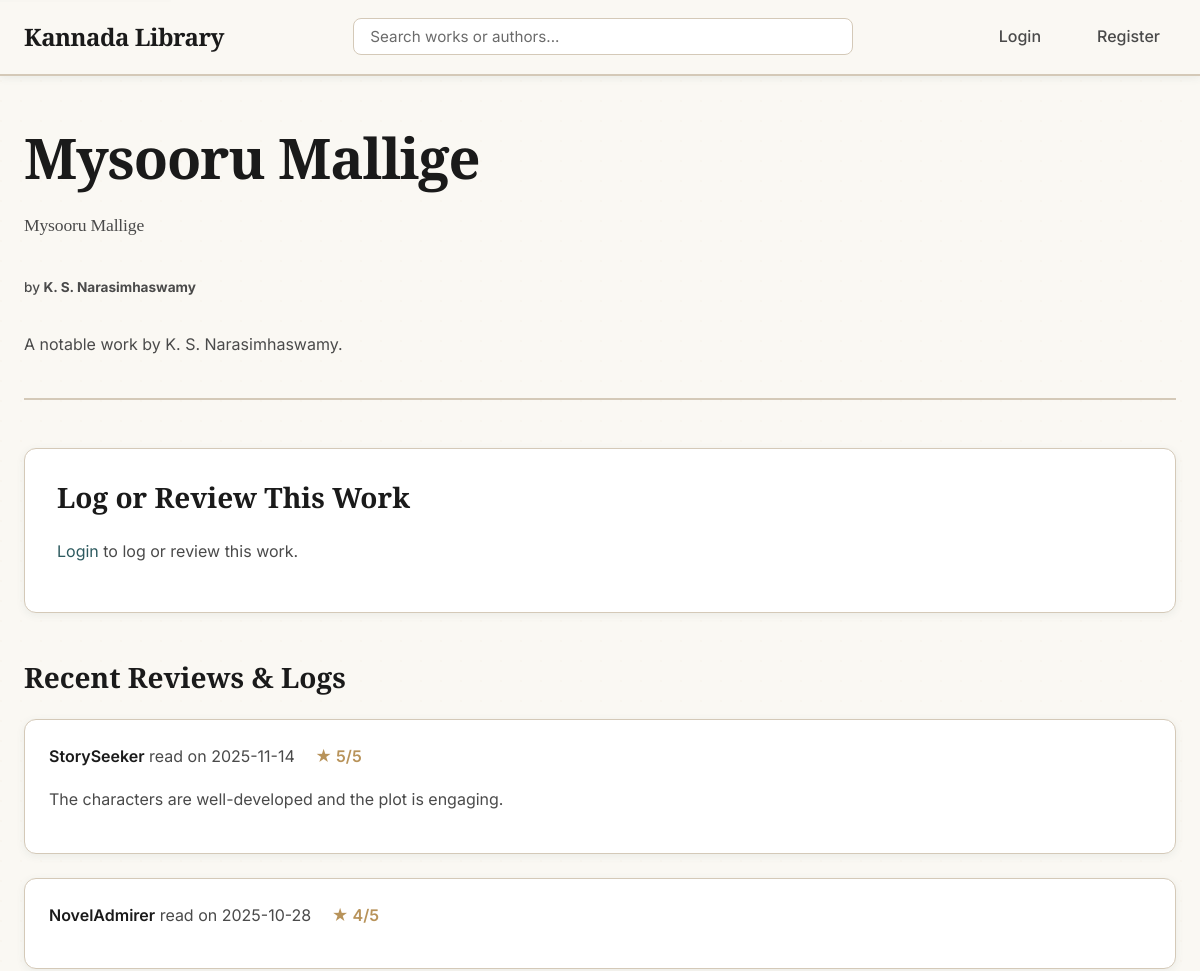
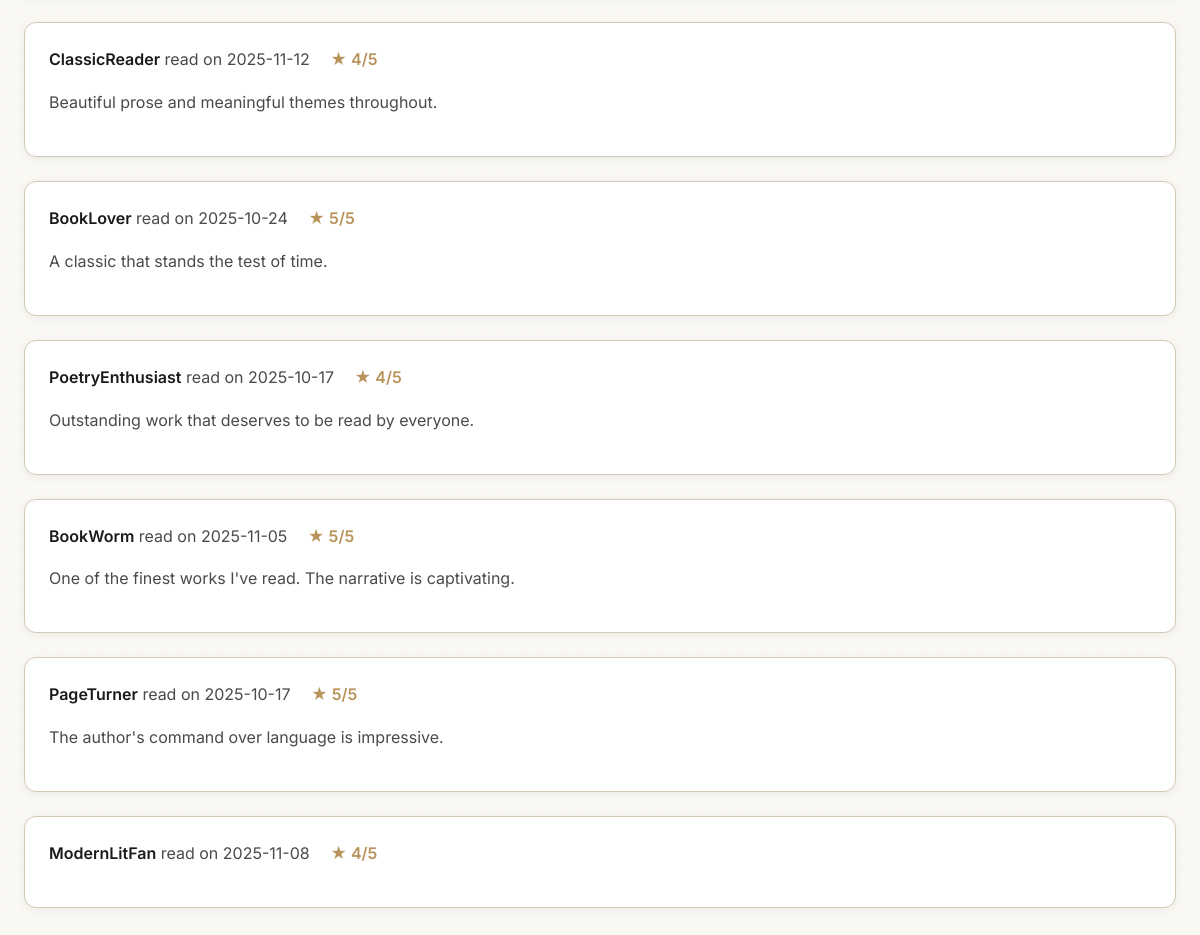
/work/36, run on the app's committed database (2 pictures, top to bottom).
### tables this page shows
CREATE TABLE Work (
    work_id INTEGER PRIMARY KEY AUTOINCREMENT,
    author_id INTEGER NOT NULL,
    title_kannada TEXT NOT NULL,
    title_english TEXT NOT NULL,
    synopsis TEXT,
    cover_image_url TEXT, -- e.g., 'kanooru_heggadithi.jpg'
    type TEXT, -- 'Novel', 'Poetry', 'Play'
    FOREIGN KEY (author_id) REFERENCES Author (author_id)
);

CREATE TABLE Author (
    author_id INTEGER PRIMARY KEY AUTOINCREMENT,
    name_kannada TEXT NOT NULL,
    name_english TEXT NOT NULL,
    biography TEXT,
    image_url TEXT, -- e.g., 'kuvempu.jpg'
    era TEXT
);

CREATE TABLE Review (
    review_id INTEGER PRIMARY KEY AUTOINCREMENT,
    user_id INTEGER NOT NULL,
    work_id INTEGER NOT NULL,
    rating INTEGER NOT NULL,  -- Rating from 1 to 5
    review_text TEXT,         -- The written review (can be empty)
    date_read DATE NOT NULL,  -- The "diary date"
    date_logged TIMESTAMP DEFAULT CURRENT_TIMESTAMP,
    FOREIGN KEY (user_id) REFERENCES User (user_id),
    FOREIGN KEY (work_id) REFERENCES Work (work_id)
);

CREATE TABLE User (
    user_id INTEGER PRIMARY KEY AUTOINCREMENT,
    username TEXT NOT NULL UNIQUE,
    email TEXT NOT NULL UNIQUE,
    password_hash TEXT NOT NULL
);

### app.py (the view, shortened to what this page needs)
@app.route('/work/<int:work_id>', methods=['GET', 'POST'])
def work_details(work_id):
    db = get_db()
    work = db.execute('''
        SELECT
            Work.*,
            Author.name_kannada as author_kannada,
            Author.name_english as author_english,
            Author.image_url as author_image_url
        FROM Work
        JOIN Author ON Work.author_id = Author.author_id
        WHERE Work.work_id = ?
    ''', (work_id,)).fetchone()
    if work is None:
        abort(404)
    reviews = db.execute('''
        SELECT Review.*, User.username
        FROM Review
        JOIN User ON Review.user_id = User.user_id
        WHERE Review.work_id = ?
        ORDER BY Review.date_logged DESC
    ''', (work_id,)).fetchall()
    form = ReviewForm()
    user_review = None
    if current_user.is_authenticated:
        user_review = db.execute(
            'SELECT * FROM Review WHERE user_id = ? AND work_id = ?',
            (current_user.id, work_id)
        ).fetchone()
    return render_template('work_details.html', work=work, reviews=reviews, form=form, user_review=user_review)

### app.py
class ReviewForm(FlaskForm):
    rating = IntegerField('Rating (1-5)', validators=[DataRequired(), NumberRange(min=1, max=5)])
    review_text = TextAreaField('Review (Optional)', validators=[Length(max=5000)])
    date_read = DateField('Date Read', format='%Y-%m-%d', default=datetime.date.today, validators=[DataRequired()])
    submit = SubmitField('Log Book')

### app.py (called while the page is built)
def get_db():
    db = getattr(g, '_database', None)
    if db is None:
        db = g._database = sqlite3.connect(DATABASE)
        db.row_factory = sqlite3.Row
    return db

@app.teardown_appcontext
def close_connection(exception):
    db = getattr(g, '_database', None)
    if db is not None:
        db.close()

### templates/work_details.html (shortened to what this page needs)
{% extends "layout.html" %}
{% block content %}
    <div class="work-header">
        <h1>{{ work.title_kannada }}</h1>
        <h2>{{ work.title_english }}</h2>
        <p class="work-author">by <strong>{{ work.author_english }}</strong></p>
        {% if work.synopsis %}
            <p>{{ work.synopsis }}</p>
        {% endif %}
    </div>
    <div class="review-section">
        <h3>Log or Review This Work</h3>
        {% if current_user.is_authenticated %}
            <form method="POST" action="" class="auth-form">
                {{ form.hidden_tag() }}
                <div class="form-group">
                    {{ form.rating.label(class="form-label") }}
                    {{ form.rating(class="form-input", min="1", max="5", placeholder="1-5") }}
                    {% if form.rating.errors %}
                        <ul class="errors">
                            {% for error in form.rating.errors %}
                                <li>{{ error }}</li>
                            {% endfor %}
                        </ul>
                    {% endif %}
                </div>
                <div class="form-group">
                    {{ form.date_read.label(class="form-label") }}
                    {{ form.date_read(class="form-input", type="date") }}
                    {% if form.date_read.errors %}
                        <ul class="errors">
                            {% for error in form.date_read.errors %}
                                <li>{{ error }}</li>
                            {% endfor %}
                        </ul>
                    {% endif %}
                </div>
                <div class="form-group">
                    {{ form.review_text.label(class="form-label") }}
                    {{ form.review_text(class="form-input", rows=5, placeholder="Share your thoughts...") }}
                    {% if form.review_text.errors %}
                        <ul class="errors">
                            {% for error in form.review_text.errors %}
                                <li>{{ error }}</li>
                            {% endfor %}
                        </ul>
                    {% endif %}
                </div>
                <div class="form-group">
                    {{ form.submit(class="btn btn-primary") }}
                </div>
            </form>
        {% else %}
            <p><a href="{{ url_for('login') }}">Login</a> to log or review this work.</p>
        {% endif %}
    </div>
    <div class="reviews-list">
        <h3>Recent Reviews & Logs</h3>
        {% if reviews %}
            {% for review in reviews %}
                <article class="review-card">
                    <p>
                        <strong>{{ review.username }}</strong> read on {{ review.date_read }}
                        <span class="rating">★ {{ review.rating }}/5</span>
                    </p>
                    {% if review.review_text %}
                        <p class="review-text">{{ review.review_text }}</p>
                    {% endif %}
                </article>
            {% endfor %}
        {% else %}
            <p>No one has logged this work yet.</p>
        {% endif %}
    </div>
{% endblock %}

### static/style.css (style rules this page uses)
:root { --bg-primary: #faf8f3; --bg-secondary: #f5f2eb; --bg-tertiary: #f0ede5; --bg-card: #ffffff; --bg-hover: #f8f6f0; --text-primary: #1a1a1a; --text-secondary: #4a4a4a; --text-muted: #6b6b6b; --accent-primary: #2d5a5f; --accent-secondary: #3d6b7a; --accent-tertiary: #4a7c8a; --accent-hover: #1f4a4f; --highlight: #d4a574; --highlight-light: #e8c9a0; --highlight-dark: #b8935a; --border-color: #d4c9b8; --shadow-sm: 0 2px 8px rgba(45, 90, 95, 0.08); --shadow-md: 0 4px 16px rgba(45, 90, 95, 0.12); --shadow-lg: 0 8px 32px rgba(45, 90, 95, 0.15); --shadow-glow: 0 0 20px rgba(212, 165, 116, 0.2); --spacing-xs: 0.5rem; --spacing-sm: 1rem; --spacing-md: 1.5rem; --spacing-lg: 2rem; --spacing-xl: 3rem; --spacing-2xl: 4rem; --font-primary: 'Inter', -apple-system, BlinkMacSystemFont, 'Segoe UI', sans-serif; --font-display: 'Playfair Display', Georgia, serif; --transition-fast: 150ms ease; --transition-base: 250ms ease; --transition-slow: 350ms ease; --radius-sm: 4px; --radius-md: 8px; --radius-lg: 12px; --radius-xl: 16px; }
* { margin: 0; padding: 0; box-sizing: border-box; }
html { font-size: 16px; scroll-behavior: smooth; color-scheme: light; overflow-y: scroll; scrollbar-width: none; -ms-overflow-style: none; }
body { font-family: var(--font-primary); background-color: var(--bg-primary) !important; background-image: radial-gradient(circle at 1px 1px, rgba(212, 165, 116, 0.03) 1px, transparent 0); background-size: 20px 20px; color: var(--text-primary) !important; line-height: 1.6; -webkit-font-smoothing: antialiased; -moz-osx-font-smoothing: grayscale; min-height: 100vh; }
h1, h2, h3, h4, h5, h6 { font-family: var(--font-display); font-weight: 700; line-height: 1.2; color: var(--text-primary); margin-bottom: var(--spacing-md); }
h1 { font-size: clamp(2rem, 5vw, 3.5rem); letter-spacing: -0.02em; }
h2 { font-size: clamp(1.5rem, 4vw, 2.5rem); letter-spacing: -0.01em; }
h3 { font-size: clamp(1.25rem, 3vw, 1.75rem); }
p { margin-bottom: var(--spacing-sm); color: var(--text-secondary); }
a { color: var(--accent-primary); text-decoration: none; transition: color var(--transition-fast); }
.film-year, .work-author { font-size: 0.85rem; color: var(--text-secondary); margin-top: auto; font-weight: 500; }
.main-header, .work-header, .profile-header, .author-header { margin-bottom: var(--spacing-xl); padding-bottom: var(--spacing-md); border-bottom: 2px solid var(--border-color); }
.main-header h1, .work-header h1, .profile-header h1, .author-header h1 { margin-bottom: var(--spacing-xs); }
.work-header h2, .author-header .author-era { color: var(--text-secondary); font-size: 1.1rem; font-weight: 400; margin-bottom: var(--spacing-md); }
.work-header { display: flex; flex-direction: column; gap: var(--spacing-sm); }
.work-header p { color: var(--text-secondary); line-height: 1.7; max-width: 800px; }
.review-section { background-color: var(--bg-card); padding: var(--spacing-lg); border-radius: var(--radius-lg); margin-bottom: var(--spacing-xl); border: 1px solid var(--border-color); box-shadow: var(--shadow-sm); }
.review-section h3 { margin-bottom: var(--spacing-md); color: var(--text-primary); }
.reviews-list, .profile-reviews-list { margin-top: var(--spacing-xl); }
.reviews-list h3, .profile-reviews-list h3 { margin-bottom: var(--spacing-md); }
.review-card { background-color: var(--bg-card); padding: var(--spacing-md); border-radius: var(--radius-lg); margin-bottom: var(--spacing-md); border: 1px solid var(--border-color); transition: all var(--transition-base); box-shadow: var(--shadow-sm); }
.review-card strong { color: var(--text-primary); font-weight: 600; }
.review-card .rating { color: var(--highlight-dark); font-weight: 600; margin-left: var(--spacing-sm); }
.review-text { margin-top: var(--spacing-sm); color: var(--text-secondary); line-height: 1.7; }

### templates/layout.html (style rules this page uses)
html { color-scheme: light !important; }
body { background-color: #faf8f3 !important; color: #1a1a1a !important; }

### data on the page
Work: title_kannada "Mysooru Mallige", title_english "Mysooru Mallige", synopsis "A notable work by K. S. Narasimhaswamy."
Author: author_english "K. S. Narasimhaswamy"
Review: username "StorySeeker", date_read "2025-11-14", rating "5", review_text "The characters are well-developed and the plot is engaging."
Review: username "NovelAdmirer", date_read "2025-10-28", rating "4"
Review: username "ClassicReader", date_read "2025-11-12", rating "4", review_text "Beautiful prose and meaningful themes throughout."
Review: username "BookLover", date_read "2025-10-24", rating "5", review_text "A classic that stands the test of time."
Review: username "PoetryEnthusiast", date_read "2025-10-17", rating "4", review_text "Outstanding work that deserves to be read by everyone."
Review: username "BookWorm", date_read "2025-11-05", rating "5", review_text "One of the finest works I've read. The narrative is captivating."
Review: username "PageTurner", date_read "2025-10-17", rating "5", review_text "The author's command over language is impressive."
Review: username "ModernLitFan", date_read "2025-11-08", rating "4"
